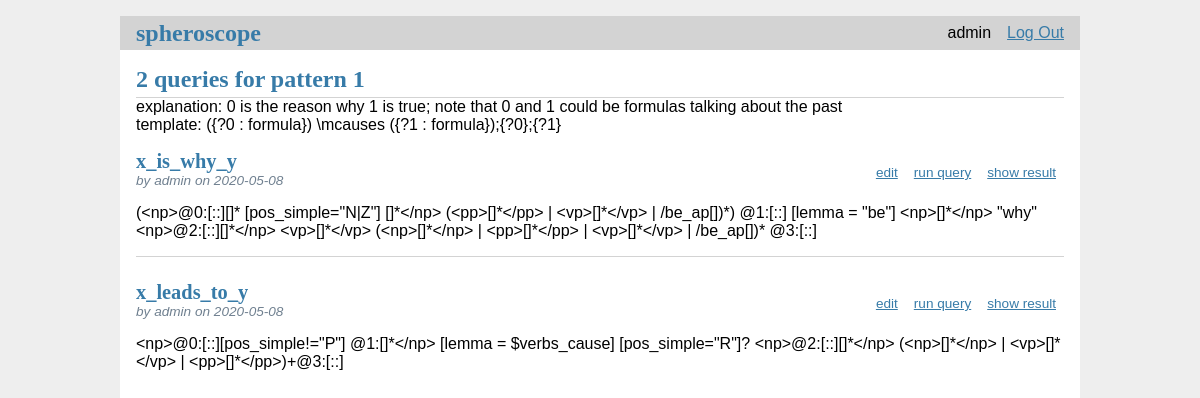
Page /patterns/1/show_pattern (signed in) on the committed database.
### tables this page shows
CREATE TABLE users (
  id INTEGER PRIMARY KEY AUTOINCREMENT,
  username TEXT UNIQUE NOT NULL,
  password TEXT NOT NULL
);

CREATE TABLE queries (
  id INTEGER PRIMARY KEY AUTOINCREMENT,
  author_id INTEGER NOT NULL,
  name TEXT NOT NULL,
  modified TIMESTAMP NOT NULL DEFAULT CURRENT_TIMESTAMP,
  query TEXT NOT NULL,
  anchors TEXT,
  regions TEXT,
  pattern INTEGER,
  FOREIGN KEY (author_id) REFERENCES users (id)
);

### spheroscope/patterns.py (the view)
@bp.route('/<int(signed=True):id>/show_pattern', methods=('GET', 'POST'))
@login_required
def show_pattern(id):
    pattern = get_pattern(id)
    return render_template('patterns/show_pattern.html',
                           pattern=pattern)

### spheroscope/auth.py (called while the page is built)
@bp.before_app_request
def load_logged_in_user():
    user_id = session.get('user_id')
    if user_id is None:
        g.user = None
    else:
        g.user = get_db().execute(
            'SELECT * FROM users WHERE id = ?', (user_id,)
        ).fetchone()

def login_required(view):
    @functools.wraps(view)
    def wrapped_view(**kwargs):
        if g.user is None:
            return redirect(url_for('auth.login'))
        return view(**kwargs)
    return wrapped_view

### spheroscope/db.py (called while the page is built)
def get_db():
    if 'db' not in g:
        g.db = sqlite3.connect(
            current_app.config['DATABASE'],
            detect_types=sqlite3.PARSE_DECLTYPES
        )
        g.db.row_factory = sqlite3.Row
    return g.db

### spheroscope/patterns.py (called while the page is built)
def get_patterns():
    definitions = read_csv("instance-stable/patterns.csv", index_col=0)
    queries = get_queries_from_db()
    p2q = defaultdict(list)
    for q in queries:
        p2q[q.pop('pattern')].append(q)
    patterns = list()
    for p in p2q.keys():
        try:
            d = definitions.loc[p]
        except KeyError:
            d = {
                'template': None,
                'explanation': "uncategorized queries"
            }
        patterns.append({
            'id': p,
            'nr_queries': len(p2q[p]),
            'queries': p2q[p],
            'template': d['template'],
            'explanation': d['explanation']
        })
    patterns = sorted(patterns, key=lambda x: x['id'])
    return patterns

def get_pattern(id):
    patterns = get_patterns()
    for p in patterns:
        if p['id'] == id:
            pattern = p
            break
    return pattern

### spheroscope/queries.py (called while the page is built)
def get_query_from_db(id, check_author=True):
    query = get_db().execute(
        'SELECT qu.id, name, query, modified, author_id,'
        ' username, anchors, regions, pattern'
        ' FROM queries qu JOIN users u ON qu.author_id = u.id'
        ' WHERE qu.id = ?',
        (id,)
    ).fetchone()
    if query is None:
        abort(404, "query id {0} doesn't exist.".format(id))
    if check_author and query['author_id'] != g.user['id']:
        abort(403)
    query = dict(query)
    query['anchors'] = json.loads(query['anchors'])
    query['regions'] = json.loads(query['regions'])
    return query

### spheroscope/templates/patterns/show_pattern.html
{% extends 'base.html' %}
{% block header %}
<h1>{% block title %}{{ pattern['nr_queries'] }} queries for pattern
  {{ pattern['id'] }}{% endblock %}</h1><br>
{% endblock %}
{% block content %}
explanation: {{pattern['explanation'] }}<br>
template: {{ pattern['template'] }}
{% for query in pattern['queries'] %}
<article class="post">
  <header>
    <div>
      <h1>{{ query['name'] }}</h1>
      <div class="about">by {{ query['username'] }} on {{ query['modified'].strftime('%Y-%m-%d') }}</div>
    </div>
    {% if g.user['id'] == query['author_id'] %}
    <a class="action" href="{{
			    url_for('queries.update', id=query['id'])
			    }}">edit</a>
    <a class="action" href="{{
			    url_for('queries.run', id=query['id'])
			    }}">run query</a>
    <a class="action" href="{{
			    url_for('queries.show_result', id=query['id'])
			    }}">show result</a>
    {% endif %}
  </header>
  <p class="body">{{ query['query'] }}</p>
</article>
{% if not loop.last %}
<hr>
{% endif %}
{% endfor %}
{% endblock %}

### spheroscope/templates/base.html (shortened to what this page needs)
<!doctype html>
<link rel="stylesheet" href="{{ url_for('static', filename='style.css') }}">
<nav>
  <h1><a href="{{ url_for('index') }}">spheroscope</a></h1>
  <ul>
    {% if g.user %}
      <li><span>{{ g.user['username'] }}</span>
      <li><a href="{{ url_for('auth.logout') }}">Log Out</a>
    {% else %}
      <li><a href="{{ url_for('auth.register') }}">Register</a>
      <li><a href="{{ url_for('auth.login') }}">Log In</a>
    {% endif %}
  </ul>
</nav>
<section class="content">
  <header>
    {% block header %}{% endblock %}
  </header>
  {% block content %}{% endblock %}
</section>

### spheroscope/static/style.css (style rules this page uses)
h1 { font-family: serif; color: #377ba8; margin: 1rem 0; }
a { color: #377ba8; }
hr { border: none; border-top: 1px solid lightgray; }
nav { background: lightgray; display: flex; align-items: center; padding: 0 0.5rem; }
nav h1 { flex: auto; margin: 0; }
nav h1 a { text-decoration: none; padding: 0.25rem 0.5rem; }
nav ul { display: flex; list-style: none; margin: 0; padding: 0; }
nav ul li a, nav ul li span, header .action { display: block; padding: 0.5rem; }
.content { padding: 0 1rem 1rem; }
.content > header { border-bottom: 1px solid lightgray; display: flex; align-items: flex-end; }
.content > header h1 { flex: auto; margin: 1rem 0 0.25rem 0; }
.post > header { display: flex; align-items: flex-end; font-size: 0.85em; }
.post > header > div:first-of-type { flex: auto; }
.post > header h1 { font-size: 1.5em; margin-bottom: 0; }
.post .about { color: slategray; font-style: italic; }
.post .body { white-space: pre-line; }
.content:last-child { margin-bottom: 0; }

### rows in the picture
users: user.username "admin"
queries: name "x_is_why_y", username "admin", modified "2020-05-08", query "(<np>@0:[::][]* [pos_simple=\"N|Z\"] []*</np> (<pp>[]*</pp> | <vp>[]*</vp> | /be_ap[])*) @1:[::] [lemma = \"be\"] <np>[]*</np> \"why\" <np>@2:[::][]*</np> <vp>[]*</vp> (<np>[]*</np> | <pp>[]*</pp> | <vp>[]*</vp> | /be_ap[])* @3:[::]"
queries: name "x_leads_to_y", username "admin", modified "2020-05-08", query "<np>@0:[::][pos_simple!=\"P\"] @1:[]*</np> [lemma = $verbs_cause] [pos_simple=\"R\"]? <np>@2:[::][]*</np> (<np>[]*</np> | <vp>[]*</vp> | <pp>[]*</pp>)+@3:[::]"

### other values in the picture
{{ pattern['nr_queries'] }} "2"
{{ pattern['id'] }} "1"
{{ pattern['explanation'] }} "0 is the reason why 1 is true; note that 0 and 1 could be formulas talking about the past"
{{ pattern['template'] }} "({?0 : formula}) \\mcauses ({?1 : formula});{?0};{?1}"
